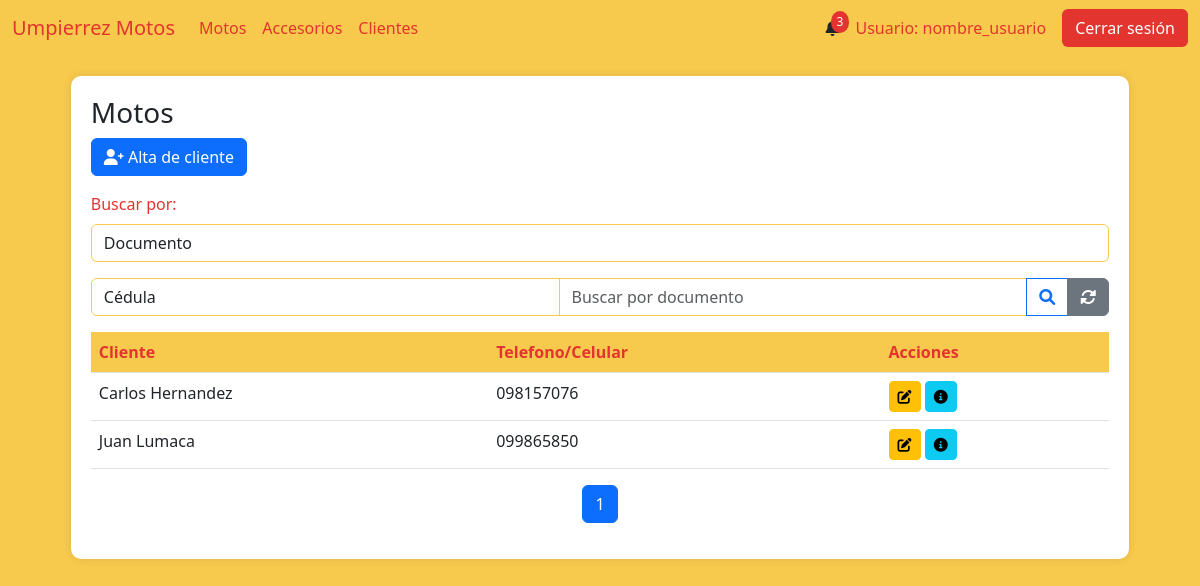
The page /clientes on the database as committed earlier.
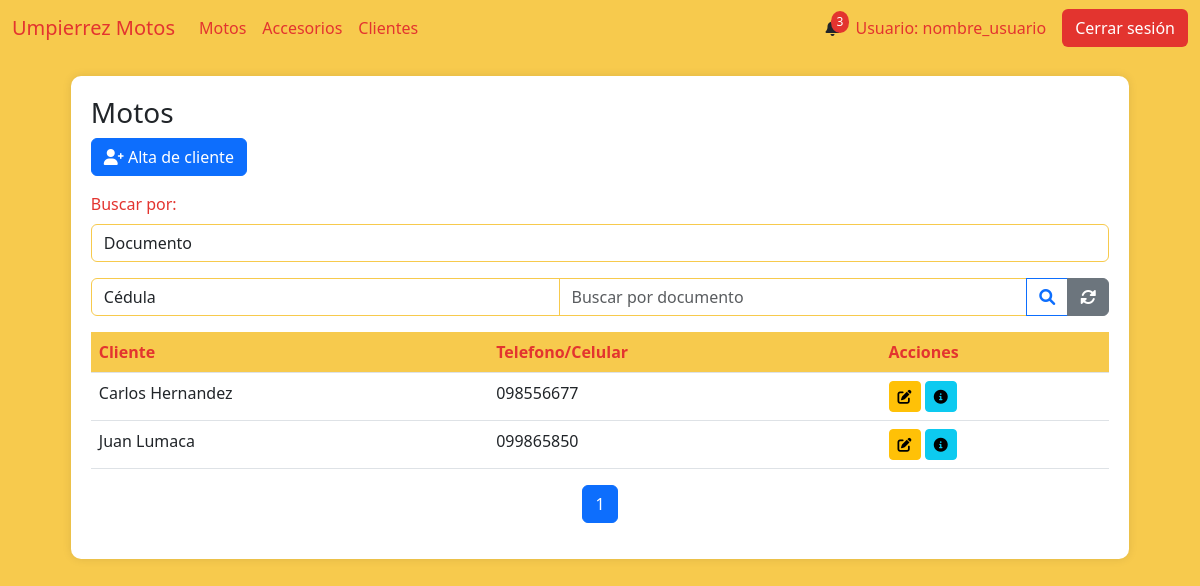
The same page on the database as committed later.
### AppUM/models.py (models this page shows)
class Cliente(models.Model):
    documento = models.CharField(max_length=20, unique=True)
    nombre = models.CharField(max_length=20)
    apellido  = models.CharField(max_length=20)
    fecha_nacimiento = models.DateField()
    ciudad = models.CharField(max_length=40)
    calle = models.CharField(max_length=40)
    numero = models.IntegerField()
    num_apartamento = models.IntegerField()

### AppUM/views.py (the view)
# urls.py: path('clientes', views.vista_clientes,name="Clientes"),
def vista_clientes(req):
    clientes = Cliente.objects.filter(
        cliente_telefono__principal=True
    ).values('id','nombre', 'apellido', 'cliente_telefono__telefono').order_by('nombre')
    logo_um = Logos.objects.get(id=1)
    paginator = Paginator(clientes, 5)  # 5 clientes por página
    page_number = req.GET.get('page')  # Obtiene el número de página desde la URL
    page_obj = paginator.get_page(page_number)  # Obtiene la página solicitada
    return render(req,"perfil_administrativo/cliente/clientes.html",{'page_obj': page_obj,"clientes":clientes})

### AppUM/templates/perfil_administrativo/cliente/clientes.html (shortened to what this page needs)
{% extends "perfil_administrativo/padre_perfil_administrativo.html" %}
{% load static %}
{% block contenidoQueCambia %}
<link href="https://cdnjs.cloudflare.com/ajax/libs/font-awesome/6.0.0/css/all.min.css" rel="stylesheet">
<link href="https://cdn.jsdelivr.net/npm/bootstrap-icons@1.10.0/font/bootstrap-icons.css" rel="stylesheet">
<div class="table-container" id="inventarios">
    <h3>Motos</h3>
    <a href="{% url 'ClienteAlta' %}" class="btn btn-primary mb-3">
        <i class="fas fa-user-plus"></i> Alta de cliente
    </a>
    <div class="mb-3">
        <label for="estado" class="form-label">Buscar por:</label>
        <select class="form-control" name="tipo_busqueda" id="tipo_busqueda" onchange="tipo_busqueda()">
            <option value="documento">Documento</option>
        </select>
    </div>
    <form action="{% url 'BusquedaDocumento' %}" enctype="multipart/form-data" method="get" id="busqueda_documento">{% csrf_token %}
        <div class="input-group mb-3">
            <select class="form-control" name="tipo_doc_busq" id="tipo_doc">
                <option value="CI">Cédula</option>
            </select>
            <input type="number" name="documento" class="form-control" placeholder="Buscar por documento">
            <button class="btn btn-outline-primary" type="submit">
                <i class="fas fa-search"></i>
            </button>
            <a href="{% url 'Clientes' %}" class="btn btn-secondary">
                <i class="fas fa-sync-alt"></i>
            </a>
        </div>
    </form>
    <table class="table">
        <thead>
            <tr>
                <th>Cliente</th>
                <th>Telefono/Celular</th>
                <th>Acciones</th>
            </tr>
        </thead>
        <tbody>
            {% if page_obj %}
                {% for cliente in page_obj %}
                <tr>
                    <td>{{ cliente.nombre }} {{ cliente.apellido }}</td>
                    <td>{{ cliente.cliente_telefono__telefono }}</td>
                    <td>
                        <a href="{% url 'ClienteModificacion' cliente.id %}"><button class="btn btn-sm btn-warning"><i class="fas fa-edit"></i></button></a>
                        <a href="{% url 'ClienteFicha' cliente.id %}"><button class="btn btn-sm btn-info"><i class="fas fa-info-circle"></i></button></a>
                    </td>
                </tr>
                {% endfor %}
            {% else %}
                <tr>
                    <td colspan="9" class="text-center text-muted">
                        No hay registros de clientes.
                    </td>
                </tr>
            {% endif %}
        </tbody>
    </table>
    <nav aria-label="Page navigation">
        <ul class="pagination justify-content-center">
            {% for num in page_obj.paginator.page_range %}
            <li class="page-item {% if page_obj.number == num %}active{% endif %}">
                <a class="page-link" href="?page={{ num }}">{{ num }}</a>
            </li>
            {% endfor %}
        </ul>
    </nav>
</div>
{% endblock %}

Rows that differ between the two databases and show on the page:
changed Cliente "Carlos": cliente_telefono__telefono "098157076" → "098556677"
